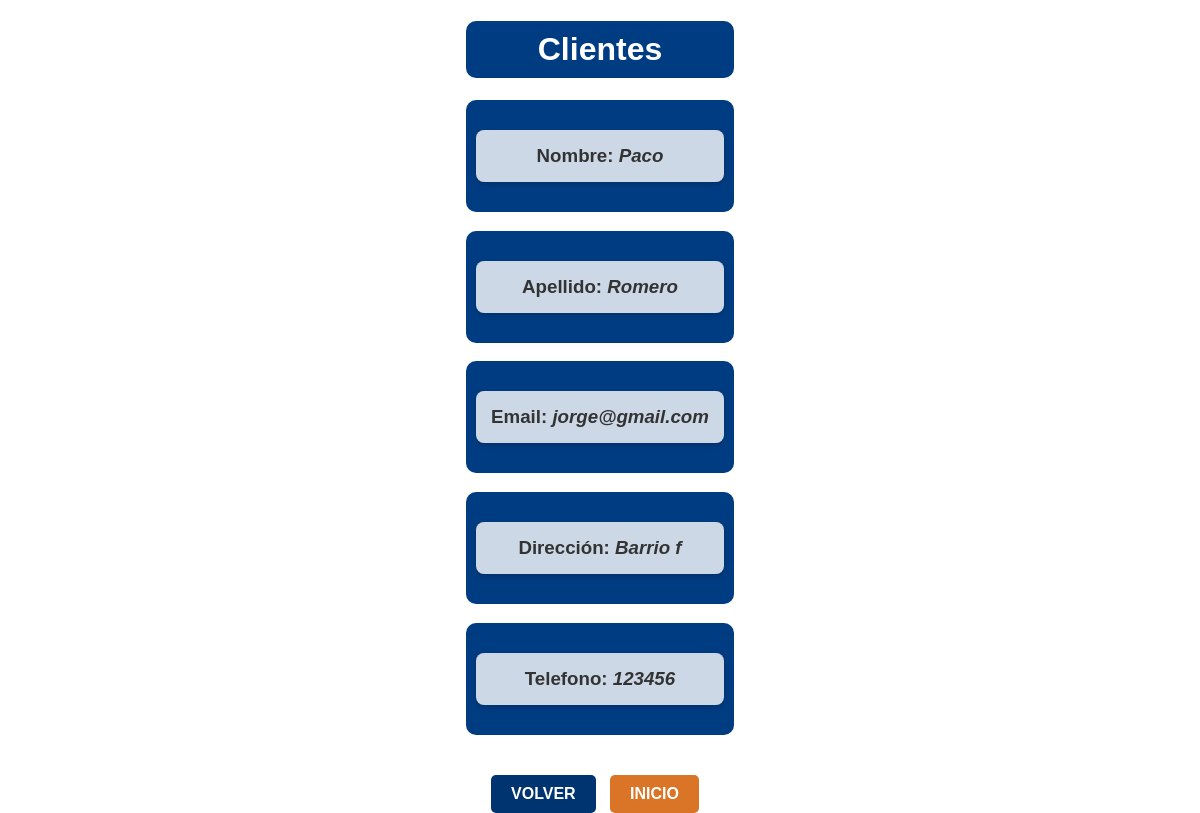
The app's page /app/cliente/1/ with its own data.
### app/models.py (models this page shows, shortened)
class Clientes(models.Model):
    nombre = models.CharField(max_length=30)
    apellido = models.CharField(max_length=30)
    direccion = models.CharField(max_length=50)
    email = models.EmailField()
    telefono = models.CharField(max_length=30)
    created_at = models.DateTimeField(auto_now_add=True)

### app/views.py (the view)
# urls.py: path('cliente/<int:pk>/', views.ClienteDetalle.as_view(), name='List_Detail'),
class ClienteDetalle(DetailView):
    model = Clientes
    template_name = "appt/cliente_detalle.html"

### carro/context_processor.py (called while the page is built)
def importe_total_carro(request):
    total = 0
    if "carro" in request.session:
        for key, value in request.session["carro"].items():
            total=total+float(value["precio"])
    return {"importe_total_carro": total}

### app/templates/appt/cliente_detalle.html (shortened to what this page needs)
{% load static %}
<!DOCTYPE html>
<html lang="en">
<head>
</head>
<body>
    <div>
        <h1>Clientes</h1>
        <h3><p>Nombre: <i>{{ object.nombre  }}</i></p></h3>
        <h3><p>Apellido: <i>{{ object.apellido  }}</i></p></h3>
        <h3><p>Email: <i>{{ object.email  }}</i></p></h3>
        <h3><p>Dirección: <i>{{ object.direccion  }}</i></p></h3>
        <h3><p>Telefono: <i>{{ object.telefono  }}</i></p></h3>
        <div class="button-container">
            <a href="{% url 'List_client' %}" class="btn-back">Volver</a>
            <a href="{% url 'padre' %}" class="btn-home">Inicio</a>
        </div>
    </div>
</body>
</html>

### records on screen
Clientes: nombre "Paco", apellido "Romero", email "jorge@gmail.com", direccion "Barrio f", telefono "123456"
